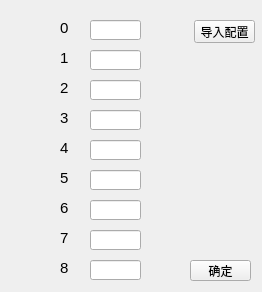
<?xml version="1.0" encoding="UTF-8"?>
<ui version="4.0">
 <class>setting</class>
 <widget class="QWidget" name="setting">
  <property name="geometry">
   <rect>
    <x>0</x>
    <y>0</y>
    <width>262</width>
    <height>292</height>
   </rect>
  </property>
  <property name="windowTitle">
   <string>Form</string>
  </property>
  <widget class="QLabel" name="label">
   <property name="geometry">
    <rect>
     <x>60</x>
     <y>20</y>
     <width>21</width>
     <height>16</height>
    </rect>
   </property>
   <property name="font">
    <font>
     <pointsize>11</pointsize>
    </font>
   </property>
   <property name="text">
    <string>0</string>
   </property>
  </widget>
  <widget class="QLabel" name="label_2">
   <property name="geometry">
    <rect>
     <x>60</x>
     <y>50</y>
     <width>21</width>
     <height>16</height>
    </rect>
   </property>
   <property name="font">
    <font>
     <pointsize>11</pointsize>
    </font>
   </property>
   <property name="text">
    <string>1</string>
   </property>
  </widget>
  <widget class="QLabel" name="label_3">
   <property name="geometry">
    <rect>
     <x>60</x>
     <y>80</y>
     <width>31</width>
     <height>16</height>
    </rect>
   </property>
   <property name="font">
    <font>
     <pointsize>11</pointsize>
    </font>
   </property>
   <property name="text">
    <string>2</string>
   </property>
  </widget>
  <widget class="QLabel" name="label_4">
   <property name="geometry">
    <rect>
     <x>60</x>
     <y>110</y>
     <width>21</width>
     <height>16</height>
    </rect>
   </property>
   <property name="font">
    <font>
     <pointsize>11</pointsize>
    </font>
   </property>
   <property name="text">
    <string>3</string>
   </property>
  </widget>
  <widget class="QLabel" name="label_5">
   <property name="geometry">
    <rect>
     <x>60</x>
     <y>140</y>
     <width>21</width>
     <height>16</height>
    </rect>
   </property>
   <property name="font">
    <font>
     <pointsize>11</pointsize>
    </font>
   </property>
   <property name="text">
    <string>4</string>
   </property>
  </widget>
  <widget class="QLabel" name="label_6">
   <property name="geometry">
    <rect>
     <x>60</x>
     <y>170</y>
     <width>31</width>
     <height>16</height>
    </rect>
   </property>
   <property name="font">
    <font>
     <pointsize>11</pointsize>
    </font>
   </property>
   <property name="text">
    <string>5</string>
   </property>
  </widget>
  <widget class="QLabel" name="label_7">
   <property name="geometry">
    <rect>
     <x>60</x>
     <y>200</y>
     <width>31</width>
     <height>16</height>
    </rect>
   </property>
   <property name="font">
    <font>
     <pointsize>11</pointsize>
    </font>
   </property>
   <property name="text">
    <string>6</string>
   </property>
  </widget>
  <widget class="QLabel" name="label_8">
   <property name="geometry">
    <rect>
     <x>60</x>
     <y>230</y>
     <width>31</width>
     <height>16</height>
    </rect>
   </property>
   <property name="font">
    <font>
     <pointsize>11</pointsize>
    </font>
   </property>
   <property name="text">
    <string>7</string>
   </property>
  </widget>
  <widget class="QPushButton" name="pushButton">
   <property name="geometry">
    <rect>
     <x>190</x>
     <y>260</y>
     <width>61</width>
     <height>21</height>
    </rect>
   </property>
   <property name="text">
    <string>确定</string>
   </property>
  </widget>
  <widget class="QLineEdit" name="lineEdit">
   <property name="geometry">
    <rect>
     <x>90</x>
     <y>20</y>
     <width>51</width>
     <height>20</height>
    </rect>
   </property>
  </widget>
  <widget class="QLineEdit" name="lineEdit_2">
   <property name="geometry">
    <rect>
     <x>90</x>
     <y>50</y>
     <width>51</width>
     <height>20</height>
    </rect>
   </property>
  </widget>
  <widget class="QLineEdit" name="lineEdit_3">
   <property name="geometry">
    <rect>
     <x>90</x>
     <y>80</y>
     <width>51</width>
     <height>20</height>
    </rect>
   </property>
  </widget>
  <widget class="QLineEdit" name="lineEdit_4">
   <property name="geometry">
    <rect>
     <x>90</x>
     <y>110</y>
     <width>51</width>
     <height>20</height>
    </rect>
   </property>
  </widget>
  <widget class="QLineEdit" name="lineEdit_5">
   <property name="geometry">
    <rect>
     <x>90</x>
     <y>140</y>
     <width>51</width>
     <height>20</height>
    </rect>
   </property>
  </widget>
  <widget class="QLineEdit" name="lineEdit_6">
   <property name="geometry">
    <rect>
     <x>90</x>
     <y>170</y>
     <width>51</width>
     <height>20</height>
    </rect>
   </property>
  </widget>
  <widget class="QLineEdit" name="lineEdit_7">
   <property name="geometry">
    <rect>
     <x>90</x>
     <y>200</y>
     <width>51</width>
     <height>20</height>
    </rect>
   </property>
  </widget>
  <widget class="QLineEdit" name="lineEdit_8">
   <property name="geometry">
    <rect>
     <x>90</x>
     <y>230</y>
     <width>51</width>
     <height>20</height>
    </rect>
   </property>
  </widget>
  <widget class="QPushButton" name="pushButton_2">
   <property name="geometry">
    <rect>
     <x>194</x>
     <y>20</y>
     <width>61</width>
     <height>23</height>
    </rect>
   </property>
   <property name="text">
    <string>导入配置</string>
   </property>
  </widget>
  <widget class="QLineEdit" name="lineEdit_9">
   <property name="geometry">
    <rect>
     <x>90</x>
     <y>260</y>
     <width>51</width>
     <height>20</height>
    </rect>
   </property>
  </widget>
  <widget class="QLabel" name="label_9">
   <property name="geometry">
    <rect>
     <x>60</x>
     <y>260</y>
     <width>31</width>
     <height>16</height>
    </rect>
   </property>
   <property name="font">
    <font>
     <pointsize>11</pointsize>
    </font>
   </property>
   <property name="text">
    <string>8</string>
   </property>
  </widget>
 </widget>
 <resources/>
 <connections/>
</ui>
